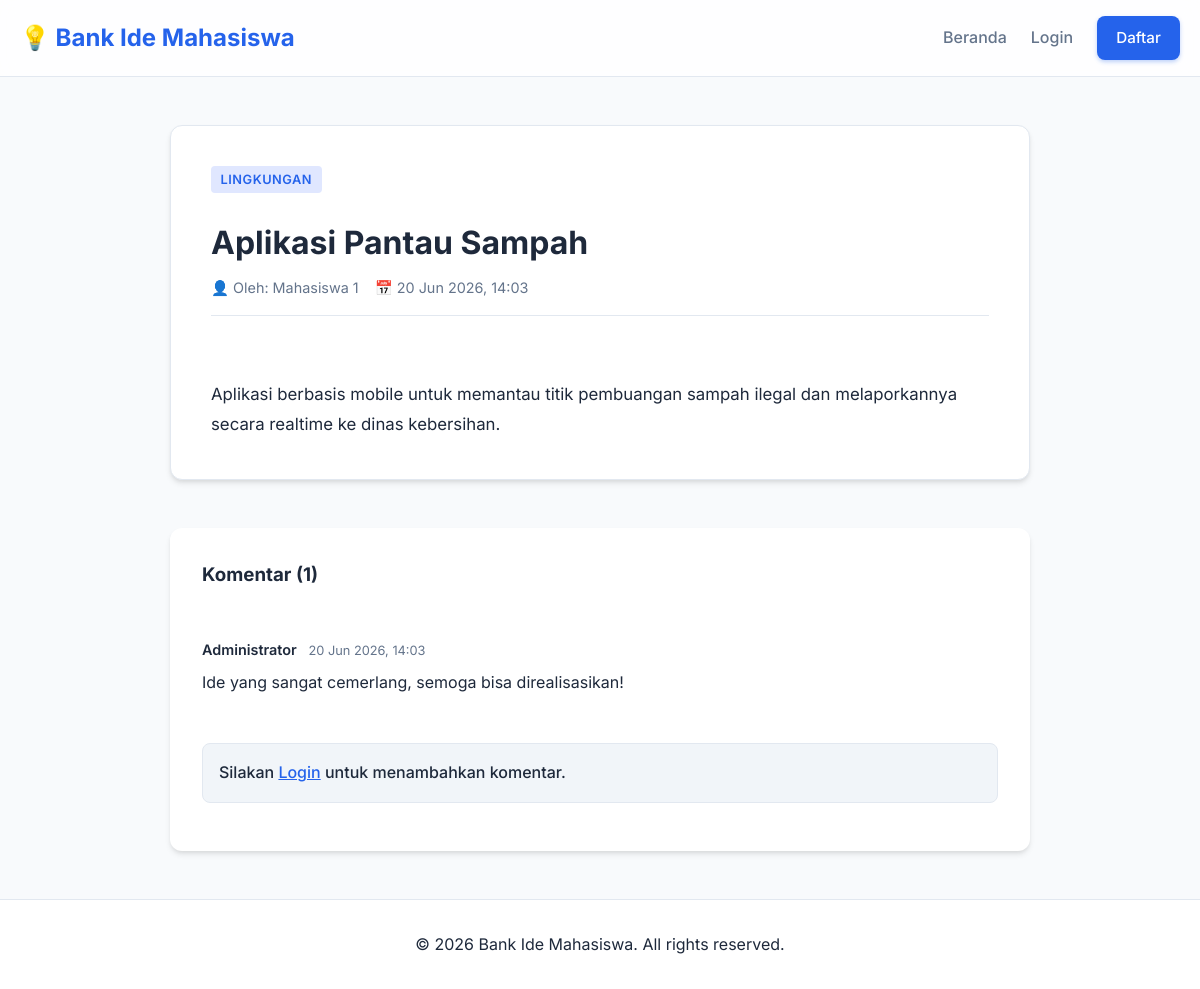
The app's page /ide_detail.php?id=1 with its own data.
### tables this page shows
CREATE TABLE ide (
    id_ide INT AUTO_INCREMENT PRIMARY KEY,
    judul_ide VARCHAR(255) NOT NULL,
    deskripsi TEXT NOT NULL,
    tanggal_upload DATETIME DEFAULT CURRENT_TIMESTAMP,
    id_user INT,
    id_kategori INT,
    FOREIGN KEY (id_user) REFERENCES users(id_user) ON DELETE CASCADE,
    FOREIGN KEY (id_kategori) REFERENCES kategori(id_kategori) ON DELETE SET NULL
);

CREATE TABLE kategori (
    id_kategori INT AUTO_INCREMENT PRIMARY KEY,
    nama_kategori VARCHAR(100) NOT NULL
);

CREATE TABLE users (
    id_user INT AUTO_INCREMENT PRIMARY KEY,
    nama VARCHAR(100) NOT NULL,
    email VARCHAR(100) NOT NULL UNIQUE,
    password VARCHAR(255) NOT NULL,
    role ENUM('admin', 'user') DEFAULT 'user'
);

CREATE TABLE komentar (
    id_komentar INT AUTO_INCREMENT PRIMARY KEY,
    isi_komentar TEXT NOT NULL,
    tanggal_komentar DATETIME DEFAULT CURRENT_TIMESTAMP,
    id_user INT,
    id_ide INT,
    FOREIGN KEY (id_user) REFERENCES users(id_user) ON DELETE CASCADE,
    FOREIGN KEY (id_ide) REFERENCES ide(id_ide) ON DELETE CASCADE
);

### config/database.php (called while the page is built, shortened)
<?php
function isLoggedIn() {
    return isset($_SESSION['user_id']);
}
?>

### ide_detail.php (the view, shortened to what this page needs)
<?php
require_once 'config/database.php';
$id_ide = isset($_GET['id']) ? (int)$_GET['id'] : 0;
$stmt = $pdo->prepare("
    SELECT i.*, u.nama as pembuat, k.nama_kategori
    FROM ide i
    LEFT JOIN users u ON i.id_user = u.id_user
    LEFT JOIN kategori k ON i.id_kategori = k.id_kategori
    WHERE i.id_ide = ?
");
$stmt->execute([$id_ide]);
$ide = $stmt->fetch();
$stmt = $pdo->prepare("
    SELECT c.*, u.nama as komentator
    FROM komentar c
    LEFT JOIN users u ON c.id_user = u.id_user
    WHERE c.id_ide = ?
    ORDER BY c.tanggal_komentar ASC
");
$stmt->execute([$id_ide]);
$comments = $stmt->fetchAll();
?>
<?php include 'includes/header.php'; ?>
<?php include 'includes/navbar.php'; ?>
<main class="main-content">
    <div class="container" style="max-width: 900px;">
        <div class="card" style="padding: 2.5rem;">
            <div class="detail-header">
                <span class="card-category"><?php echo htmlspecialchars($ide['nama_kategori'] ?? 'Tanpa Kategori'); ?></span>
                <h1 style="margin-top: 1rem;"><?php echo htmlspecialchars($ide['judul_ide']); ?></h1>
                <div class="detail-meta">
                    <span>👤 Oleh: <?php echo htmlspecialchars($ide['pembuat'] ?? 'Anonim'); ?></span>
                    <span>📅 <?php echo date('d M Y, H:i', strtotime($ide['tanggal_upload'])); ?></span>
                </div>
            </div>
            <div class="detail-body" style="white-space: pre-line; line-height: 1.8; color: var(--text-main); font-size: 1.05rem;">
                <?php echo htmlspecialchars($ide['deskripsi']); ?>
            </div>
        </div>
        <div class="comments-section">
            <h3 class="mb-2">Komentar (<?php echo count($comments); ?>)</h3>
            <?php if (count($comments) > 0): ?>
                <div class="comments-list mb-2">
                    <?php foreach ($comments as $c): ?>
                        <div class="comment">
                            <div class="flex justify-between">
                                <div class="comment-meta">
                                    <?php echo htmlspecialchars($c['komentator'] ?? 'Anonim'); ?>
                                    <span style="color: var(--text-muted); font-weight: normal; font-size: 0.8rem; margin-left: 0.5rem;">
                                        <?php echo date('d M Y, H:i', strtotime($c['tanggal_komentar'])); ?>
                                    </span>
                                </div>
                            </div>
                            <div class="comment-content" style="color: var(--text-main);">
                                <?php echo nl2br(htmlspecialchars($c['isi_komentar'])); ?>
                            </div>
                        </div>
                    <?php endforeach; ?>
                </div>
            <?php else: ?>
                <p class="text-muted mb-2">Belum ada komentar.</p>
            <?php endif; ?>
            <?php if (isLoggedIn()): ?>
                <form method="POST" action="">
                    <div class="form-group">
                        <label>Tambahkan Komentar</label>
                        <textarea name="isi_komentar" class="form-control" rows="3" required placeholder="Tulis komentar Anda di sini..."></textarea>
                    </div>
                    <button type="submit" class="btn btn-primary">Kirim Komentar</button>
                </form>
            <?php else: ?>
                <div class="alert" style="background: var(--secondary-color); border: 1px solid var(--border-color);">
                    Silakan <a href="login.php" style="color: var(--primary-color);">Login</a> untuk menambahkan komentar.
                </div>
            <?php endif; ?>
        </div>
    </div>
</main>
<?php include 'includes/footer.php'; ?>

### assets/css/style.css (style rules this page uses)
:root { --primary-color: #2563eb; --primary-hover: #1d4ed8; --secondary-color: #f1f5f9; --bg-color: #f8fafc; --text-main: #1e293b; --text-muted: #64748b; --border-color: #e2e8f0; --white: #ffffff; --danger: #ef4444; --success: #10b981; --card-shadow: 0 4px 6px -1px rgba(0, 0, 0, 0.1), 0 2px 4px -1px rgba(0, 0, 0, 0.06); --hover-shadow: 0 10px 15px -3px rgba(0, 0, 0, 0.1), 0 4px 6px -2px rgba(0, 0, 0, 0.05); --radius: 12px; --transition: all 0.3s ease; }
* { margin: 0; padding: 0; box-sizing: border-box; font-family: 'Inter', sans-serif; }
body { background-color: var(--bg-color); color: var(--text-main); line-height: 1.6; min-height: 100vh; display: flex; flex-direction: column; }
.container { width: 100%; max-width: 1200px; margin: 0 auto; padding: 0 20px; }
.mb-2 { margin-bottom: 2rem; }
.flex { display: flex; }
.justify-between { justify-content: space-between; }
.card { background: var(--white); border-radius: var(--radius); padding: 1.5rem; box-shadow: var(--card-shadow); transition: var(--transition); border: 1px solid var(--border-color); display: flex; flex-direction: column; }
.card-category { font-size: 0.8rem; font-weight: 600; color: var(--primary-color); text-transform: uppercase; letter-spacing: 0.5px; margin-bottom: 0.5rem; background: #e0e7ff; padding: 0.2rem 0.6rem; border-radius: 4px; display: inline-block; }
.main-content { flex-grow: 1; padding: 3rem 0; }
.alert { padding: 1rem; border-radius: 8px; margin-bottom: 1rem; font-weight: 500; }
.detail-header { margin-bottom: 2rem; padding-bottom: 1rem; border-bottom: 1px solid var(--border-color); }
.detail-meta { display: flex; gap: 1rem; color: var(--text-muted); font-size: 0.9rem; margin-top: 0.5rem; }
.comments-section { margin-top: 3rem; background: var(--white); padding: 2rem; border-radius: var(--radius); box-shadow: var(--card-shadow); }
.comment { padding: 1rem 0; border-bottom: 1px solid var(--border-color); }
.comment:last-child { border-bottom: none; }
.comment-meta { font-weight: 600; margin-bottom: 0.5rem; font-size: 0.9rem; }

### records on screen
ide: id_kategori.nama_kategori "LINGKUNGAN", judul_ide "Aplikasi Pantau Sampah", id_user.nama "Mahasiswa 1", tanggal_upload "20 Jun 2026, 14:03", deskripsi "Aplikasi berbasis mobile untuk memantau titik pembuangan sampah ilegal dan melaporkannya secara realtime ke dinas kebersihan."
komentar: id_user.nama "Administrator", tanggal_komentar "20 Jun 2026, 14:03", isi_komentar "Ide yang sangat cemerlang, semoga bisa direalisasikan!"

### other values on screen
count($comments) "1"
